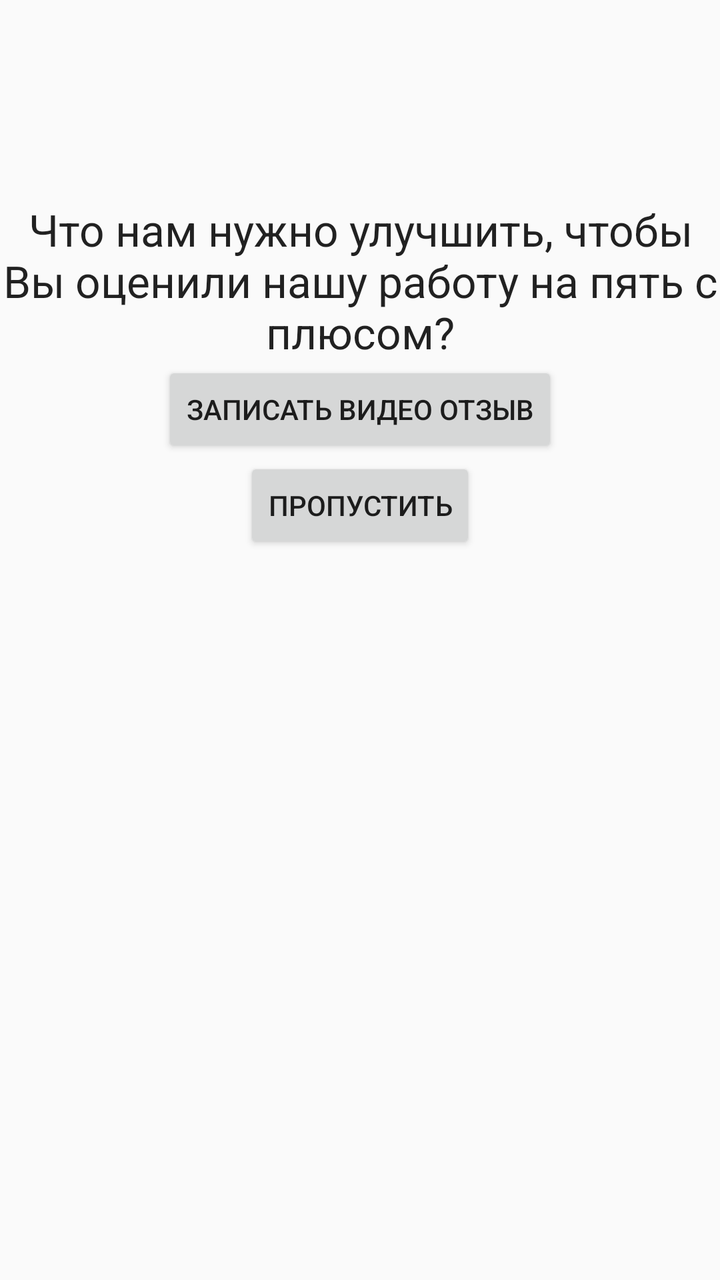
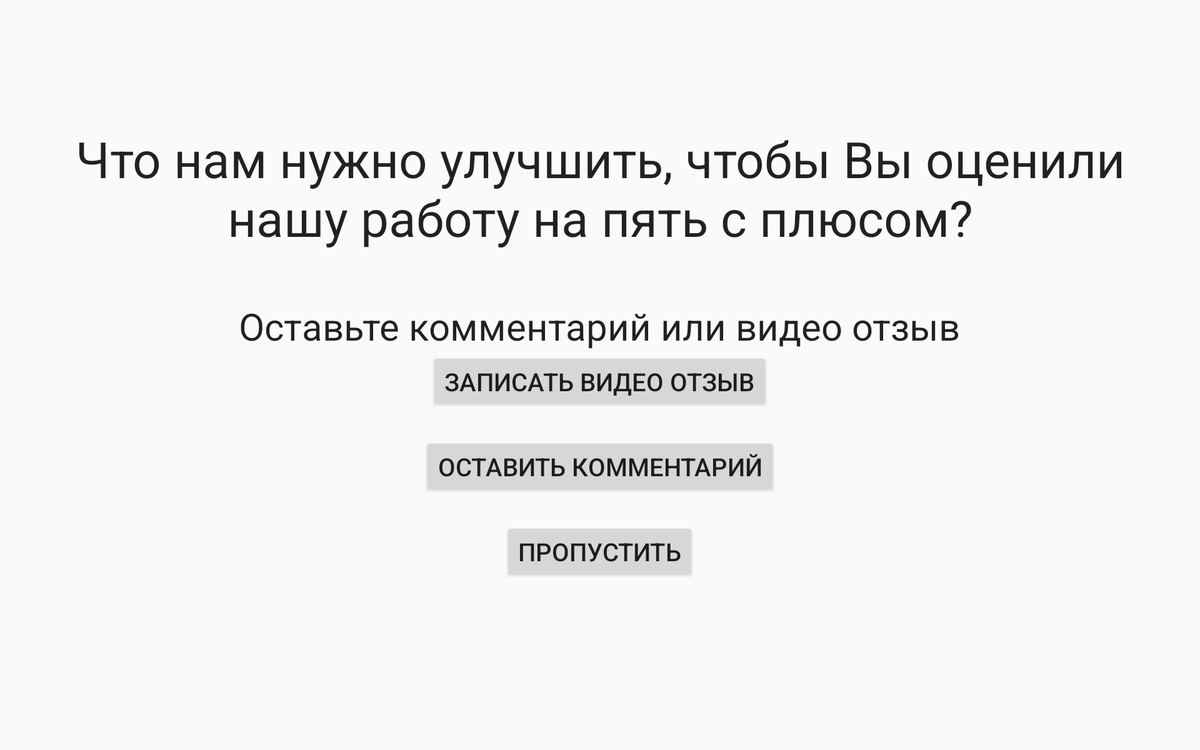

The same Android screen from two of the app's own layout files: first res/layout/ as a phone draws it, then the repository's variant for another configuration, drawn on a device whose configuration selects that folder. Both files follow.
<!-- AndroidManifest.xml: application theme AppTheme -->
<!-- res/layout/content_video_feedback.xml -->
<?xml version="1.0" encoding="utf-8"?>

<LinearLayout xmlns:android="http://schemas.android.com/apk/res/android"
    android:orientation="vertical"
    android:layout_width="fill_parent"
    android:layout_height="fill_parent"
    android:weightSum="1"
    android:id="@+id/videoFeedbackLayout">

    <LinearLayout
        android:orientation="vertical"
        android:layout_width="match_parent"
        android:layout_height="100dp"
        android:layout_gravity="center_horizontal">
    </LinearLayout>

    <TextView
        android:layout_width="wrap_content"
        android:layout_height="wrap_content"
        android:textAppearance="?android:attr/textAppearanceLarge"
        android:id="@+id/textView3"
        android:layout_gravity="center_horizontal"
        android:text="@string/videoFeedback"
        android:textAlignment="center" />

    <Button
        android:layout_width="wrap_content"
        android:layout_height="wrap_content"
        android:text="@string/startVideoRec"
        android:id="@+id/button"
        android:layout_gravity="center_horizontal"
        android:onClick="onClick" />

    <Button
        android:layout_width="wrap_content"
        android:layout_height="wrap_content"
        android:text="@string/cancelVideoRec"
        android:id="@+id/btnFeedbackCancel"
        android:layout_gravity="center_horizontal" />

</LinearLayout>
<!-- resources referenced by this layout -->
<resources>
  <string name="cancelVideoRec">Пропустить</string>
  <string name="startVideoRec">Записать видео отзыв</string>
  <string name="videoFeedback">Что нам нужно улучшить, чтобы Вы оценили нашу работу на пять с плюсом?</string>
  <style name="AppTheme" parent="Theme.AppCompat.Light.DarkActionBar">
          
          <item name="colorPrimary">@color/colorPrimary</item>
          <item name="colorPrimaryDark">@color/colorPrimaryDark</item>
          <item name="colorAccent">@color/colorAccent</item>
      </style>
</resources>
<!-- res/layout-large-land/content_video_feedback.xml (the repository's variant of the layout above) -->
<!-- drawn on a 7-inch tablet turned sideways -->
<?xml version="1.0" encoding="utf-8"?>

<LinearLayout xmlns:android="http://schemas.android.com/apk/res/android"
    android:orientation="vertical"
    android:layout_width="fill_parent"
    android:layout_height="fill_parent"
    android:weightSum="1"
    android:id="@+id/videoFeedbackLayout"
    android:gravity="center_horizontal">

    <LinearLayout
        android:orientation="vertical"
        android:layout_width="match_parent"
        android:layout_height="100dp"
        android:layout_gravity="center_horizontal">
    </LinearLayout>

    <TextView
        android:layout_width="wrap_content"
        android:layout_height="wrap_content"
        android:textAppearance="?android:attr/textAppearanceLarge"
        android:id="@+id/textView3"
        android:layout_gravity="center_horizontal"
        android:text="@string/videoFeedback"
        android:textAlignment="center"
        android:textSize="40dp"
        android:layout_marginLeft="20dp"
        android:layout_marginRight="20dp" />

    <TextView
        android:layout_width="wrap_content"
        android:layout_height="wrap_content"
        android:textAppearance="?android:attr/textAppearanceLarge"
        android:text="Оставьте комментарий или видео отзыв"
        android:id="@+id/textView5"
        android:textSize="30dp"
        android:gravity="center_horizontal"
        android:layout_marginTop="40dp" />

    <Button
        android:layout_width="wrap_content"
        android:layout_height="wrap_content"
        android:text="@string/startVideoRec"
        android:id="@+id/button"
        android:layout_gravity="center_horizontal"
        android:onClick="onClick"
        android:textSize="20dp" />

    
        
        
        
        
        
        
        
        
    <Button
        android:layout_width="wrap_content"
        android:layout_height="wrap_content"
        android:text="Оставить комментарий"
        android:id="@+id/leaveCommentBtn"
        android:layout_gravity="center_horizontal"
        android:onClick="leaveComment"
        android:textSize="20dp"
        android:layout_marginTop="20dp" />

    <Button
        android:layout_width="wrap_content"
        android:layout_height="wrap_content"
        android:text="@string/cancelVideoRec"
        android:id="@+id/btnFeedbackCancel"
        android:layout_gravity="center_horizontal"
        android:textSize="20dp"
        android:layout_marginTop="20dp" />

</LinearLayout>
